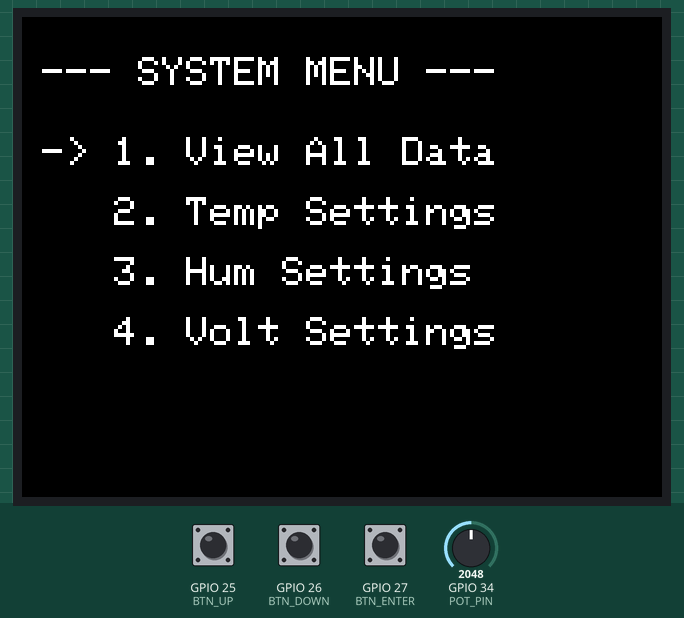
Recording of a sketch running on a simulated ESP32. Parts: 320×240 colour display. The test bench sets the inputs (shaded band); at power-on: GPIO 27 (BTN_ENTER) HIGH, GPIO 26 (BTN_DOWN) HIGH, GPIO 25 (BTN_UP) HIGH, GPIO 34 (POT_PIN) = 2048. EEPROM starts erased.

Above: at 1.5 s.
1.6 s: GPIO 27 (BTN_ENTER) pulled LOW for 1 s
At 3.4 s:
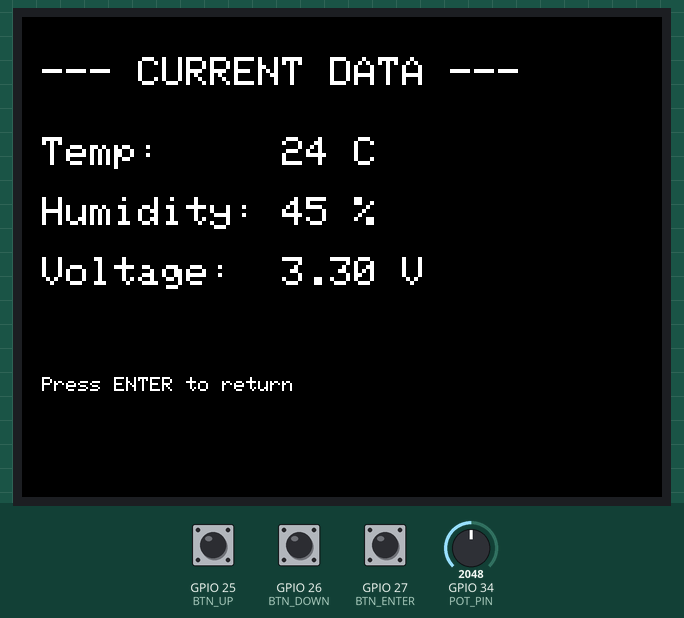
4.1 s: GPIO 27 (BTN_ENTER) pulled LOW for 0.15 s
At 4.9 s:
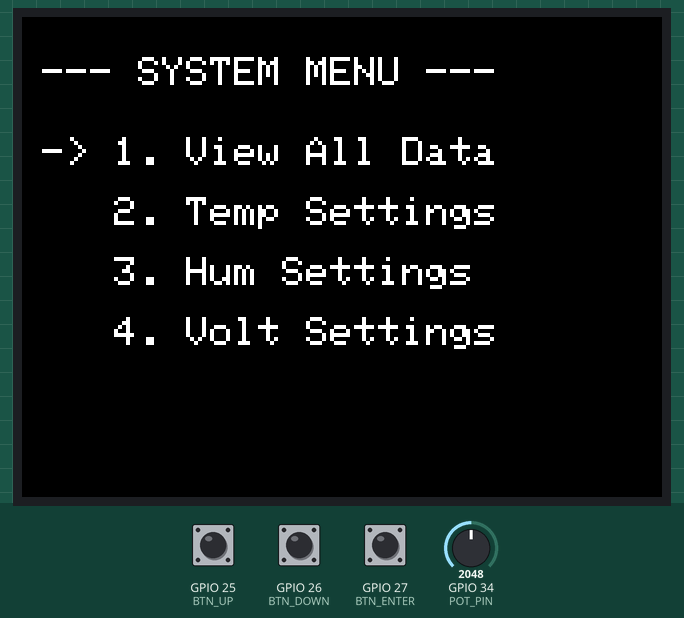
5.7 s: GPIO 26 (BTN_DOWN) pulled LOW for 1 s
At 6.5 s:
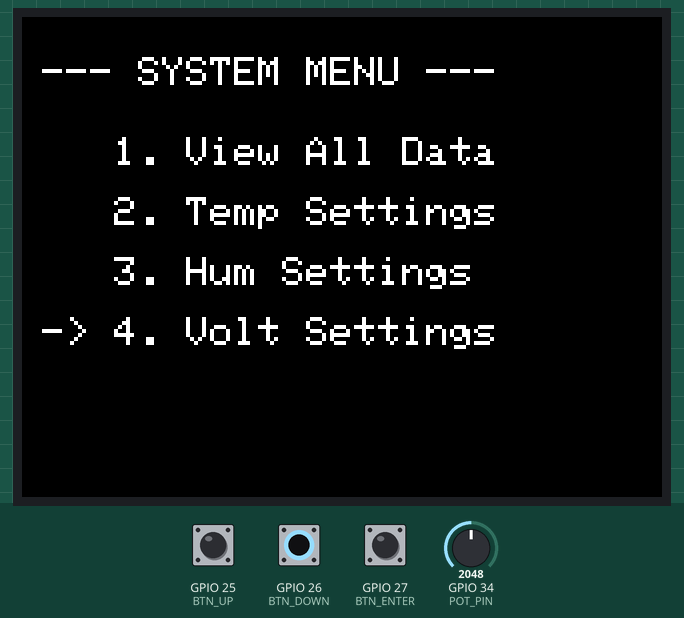
8.2 s: GPIO 27 (BTN_ENTER) pulled LOW for 0.15 s
At 8.7 s:
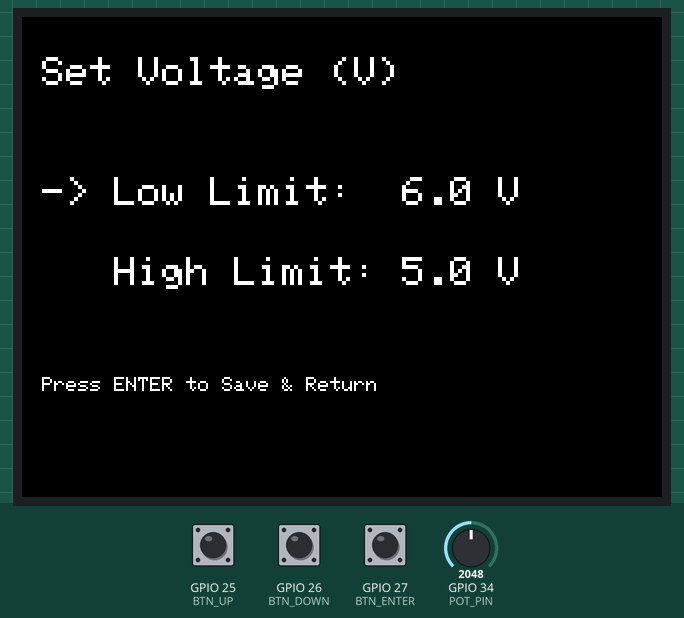
9.8 s: GPIO 25 (BTN_UP) pulled LOW for 3.2 s
At 13.4 s:
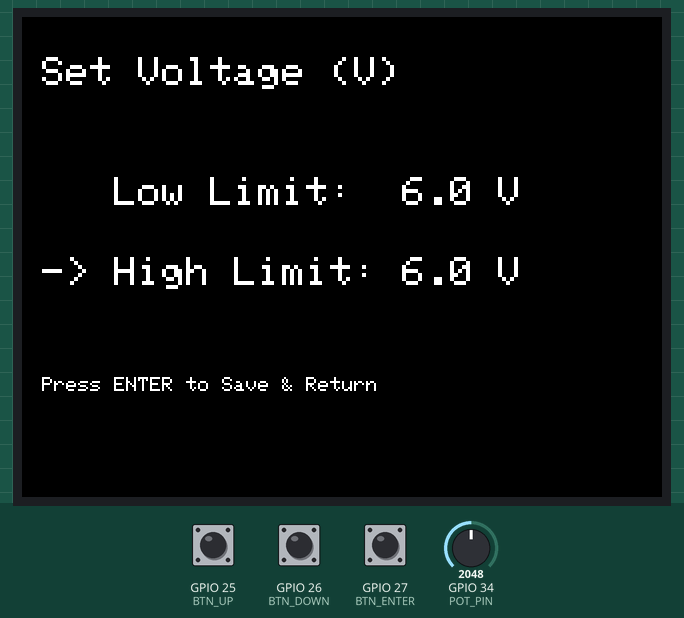
14.5 s: GPIO 27 (BTN_ENTER) pulled LOW for 3.2 s
At 19.0 s:
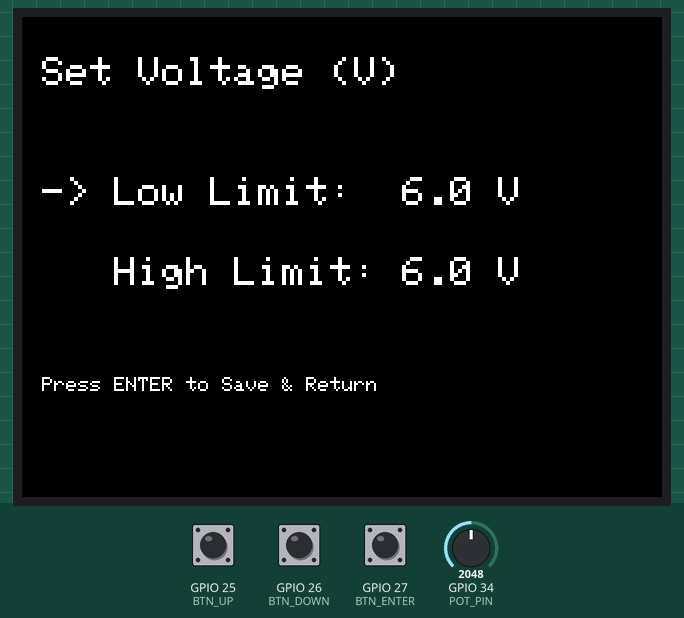
Timing chart, 0 to 20.2 s (numbered marks = the images above; inputs shaded):
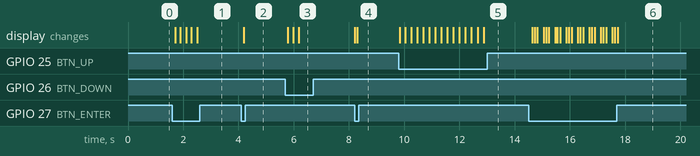

The sketch:

sketch.ino
```cpp
#include <Arduino.h>
#include <SPI.h>
#include <Adafruit_GFX.h>
#include <Adafruit_ILI9341.h>
#include <Preferences.h>

// --- Pin Definitions ---
#define BTN_UP 25
#define BTN_DOWN 26
#define BTN_ENTER 27
#define POT_PIN 34

#define TFT_CS 5
#define TFT_DC 2
#define TFT_RST 4
Adafruit_ILI9341 tft = Adafruit_ILI9341(TFT_CS, TFT_DC, TFT_RST);

// --- NVS (Memory) Setup ---
Preferences preferences;

// --- State Machine ---
enum ScreenState { MAIN_MENU, VIEW_DATA, TEMP_SET, HUM_SET, VOLT_SET };
ScreenState currentState = MAIN_MENU;

// --- System Variables ---
int menuCursor = 1;     // Tracks Main Menu (1-4)
int settingCursor = 0;  // Tracks Settings Menu: 0 = Low Limit, 1 = High Limit

// Dummy current values for View Data screen
int currentTemp = 24;
int currentHum = 45;
float currentVolt = 3.3;

// Limit Variables (These will be loaded from and saved to memory)
int tempLow, tempHigh;
int humLow, humHigh;
float voltLow, voltHigh;

// --- Debounce Variables ---
unsigned long lastDebounceTime = 0;
unsigned long debounceDelay = 200; // 200ms delay to prevent double-clicks
// --- Function Prototypes ---
void drawMainMenu();
void drawViewData();
void handleSettingScreen(String title, int* lowVal, int* highVal, int mapMin, int mapMax, bool up, bool down, bool enter);
void handleFloatSettingScreen(String title, float* lowVal, float* highVal, float mapMin, float mapMax, bool up, bool down, bool enter);
void setup() {
  Serial.begin(115200);

  pinMode(BTN_UP, INPUT_PULLUP);
  pinMode(BTN_DOWN, INPUT_PULLUP);
  pinMode(BTN_ENTER, INPUT_PULLUP);

  // Initialize Display
  tft.begin();
  tft.setRotation(1); // Landscape mode
  tft.fillScreen(ILI9341_BLACK);

  // Initialize Non-Volatile Memory & Load Settings (Challenge 3)
  preferences.begin("sys_settings", false);
  tempLow = preferences.getInt("tempLow", 10);   // Default to 10 if not found
  tempHigh = preferences.getInt("tempHigh", 35);
  humLow = preferences.getInt("humLow", 20);
  humHigh = preferences.getInt("humHigh", 80);
  voltLow = preferences.getFloat("voltLow", 1.0);
  voltHigh = preferences.getFloat("voltHigh", 5.0);

  drawMainMenu();
}

void loop() {
  // Read raw button states
  bool readingUp = digitalRead(BTN_UP) == LOW;
  bool readingDown = digitalRead(BTN_DOWN) == LOW;
  bool readingEnter = digitalRead(BTN_ENTER) == LOW;

  // Debounce Logic (Challenge 2)
  bool upPressed = false, downPressed = false, enterPressed = false;
  if ((millis() - lastDebounceTime) > debounceDelay) {
    if (readingUp) { upPressed = true; lastDebounceTime = millis(); }
    if (readingDown) { downPressed = true; lastDebounceTime = millis(); }
    if (readingEnter) { enterPressed = true; lastDebounceTime = millis(); }
  }

  // --- STATE MACHINE LOGIC ---
  switch (currentState) {

    case MAIN_MENU:
      if (upPressed && menuCursor > 1) { menuCursor--; drawMainMenu(); }
      if (downPressed && menuCursor < 4) { menuCursor++; drawMainMenu(); }

      if (enterPressed) {
        if (menuCursor == 1) currentState = VIEW_DATA;
        else if (menuCursor == 2) currentState = TEMP_SET;
        else if (menuCursor == 3) currentState = HUM_SET;
        else if (menuCursor == 4) currentState = VOLT_SET;

        settingCursor = 0; // Reset setting cursor for the next screen
        tft.fillScreen(ILI9341_BLACK);
        if (currentState == VIEW_DATA) drawViewData();
      }
      break;

    case VIEW_DATA:
      if (enterPressed) {
        currentState = MAIN_MENU;
        drawMainMenu();
      }
      break;

    case TEMP_SET:
      handleSettingScreen("Temperature (C)", &tempLow, &tempHigh, 0, 50, upPressed, downPressed, enterPressed);
      break;

    case HUM_SET:
      handleSettingScreen("Humidity (%)", &humLow, &humHigh, 0, 100, upPressed, downPressed, enterPressed);
      break;

    case VOLT_SET:
      handleFloatSettingScreen("Voltage (V)", &voltLow, &voltHigh, 0.0, 12.0, upPressed, downPressed, enterPressed);
      break;
  }
}

// --- DISPLAY FUNCTIONS ---

void drawMainMenu() {
  tft.fillScreen(ILI9341_BLACK);
  tft.setTextColor(ILI9341_WHITE); // Text color, Background color (prevents flicker)
  tft.setTextSize(2);

  tft.setCursor(10, 20);
  tft.println("--- SYSTEM MENU ---");

  tft.setCursor(10, 60);
  tft.print(menuCursor == 1 ? "-> " : "   "); tft.println("1. View All Data");
  tft.setCursor(10, 90);
  tft.print(menuCursor == 2 ? "-> " : "   "); tft.println("2. Temp Settings");
  tft.setCursor(10, 120);
  tft.print(menuCursor == 3 ? "-> " : "   "); tft.println("3. Hum Settings");
  tft.setCursor(10, 150);
  tft.print(menuCursor == 4 ? "-> " : "   "); tft.println("4. Volt Settings");
}

void drawViewData() {
  tft.setTextColor(ILI9341_WHITE, ILI9341_BLACK);
  tft.setTextSize(2);

  tft.setCursor(10, 20); tft.println("--- CURRENT DATA ---");

  tft.setCursor(10, 60); tft.print("Temp:     "); tft.print(currentTemp); tft.println(" C  ");
  tft.setCursor(10, 90); tft.print("Humidity: "); tft.print(currentHum); tft.println(" %  ");
  tft.setCursor(10, 120); tft.print("Voltage:  "); tft.print(currentVolt); tft.println(" V  ");

  tft.setCursor(10, 180); tft.setTextSize(1);
  tft.println("Press ENTER to return");
}

// Handles the logic and drawing for integer settings (Temp, Hum)
void handleSettingScreen(String title, int* lowVal, int* highVal, int mapMin, int mapMax, bool up, bool down, bool enter) {
  // Read Potentiometer and map to realistic limits
  int potValue = map(analogRead(POT_PIN), 0, 4095, mapMin, mapMax);

  // Navigation changes which limit we are adjusting
  if (up || down) settingCursor = !settingCursor; // Toggle between 0 and 1

  // Assign pot value to the selected limit dynamically
  if (settingCursor == 0) *lowVal = potValue;
  else *highVal = potValue;

  // Render the screen
  tft.setTextColor(ILI9341_WHITE, ILI9341_BLACK);
  tft.setTextSize(2);
  tft.setCursor(10, 20); tft.print("Set "); tft.println(title);

  tft.setCursor(10, 80);
  tft.print(settingCursor == 0 ? "-> " : "   ");
  tft.print("Low Limit:  "); tft.print(*lowVal); tft.println("   "); // Extra spaces clear old artifacts

  tft.setCursor(10, 120);
  tft.print(settingCursor == 1 ? "-> " : "   ");
  tft.print("High Limit: "); tft.print(*highVal); tft.println("   ");

  tft.setCursor(10, 180); tft.setTextSize(1);
  tft.println("Press ENTER to Save & Return");

  // Save to memory and exit
  if (enter) {
    if (title == "Temperature (C)") {
      preferences.putInt("tempLow", *lowVal);
      preferences.putInt("tempHigh", *highVal);
    } else {
      preferences.putInt("humLow", *lowVal);
      preferences.putInt("humHigh", *highVal);
    }
    currentState = MAIN_MENU;
    drawMainMenu();
  }
}

// Handles logic and drawing for float settings (Voltage)
void handleFloatSettingScreen(String title, float* lowVal, float* highVal, float mapMin, float mapMax, bool up, bool down, bool enter) {
  // Map ADC to a float
  float potValue = (analogRead(POT_PIN) / 4095.0) * (mapMax - mapMin) + mapMin;

  if (up || down) settingCursor = !settingCursor;

  if (settingCursor == 0) *lowVal = potValue;
  else *highVal = potValue;

  tft.setTextColor(ILI9341_WHITE, ILI9341_BLACK);
  tft.setTextSize(2);
  tft.setCursor(10, 20); tft.print("Set "); tft.println(title);

  tft.setCursor(10, 80);
  tft.print(settingCursor == 0 ? "-> " : "   ");
  tft.print("Low Limit:  "); tft.print(*lowVal, 1); tft.println(" V  ");

  tft.setCursor(10, 120);
  tft.print(settingCursor == 1 ? "-> " : "   ");
  tft.print("High Limit: "); tft.print(*highVal, 1); tft.println(" V  ");

  tft.setCursor(10, 180); tft.setTextSize(1);
  tft.println("Press ENTER to Save & Return");

  if (enter) {
    preferences.putFloat("voltLow", *lowVal);
    preferences.putFloat("voltHigh", *highVal);
    currentState = MAIN_MENU;
    drawMainMenu();
  }
}
```

Measured:
- after the input at 1.6 s, the display: changes after 0.11 s (image 1)
- after the input at 4.1 s, the display: changes after 0.08 s (image 2)
- after the input at 5.7 s, the display: first changes after 0.08 s (image 3 shows a later state)
- after the input at 8.2 s, the display: first changes at once (image 4 shows a later state)
- after the input at 9.8 s, the display: changes at once (image 5)
- after the input at 14.5 s, the display: first changes after 0.13 s (image 6 shows a later state)
